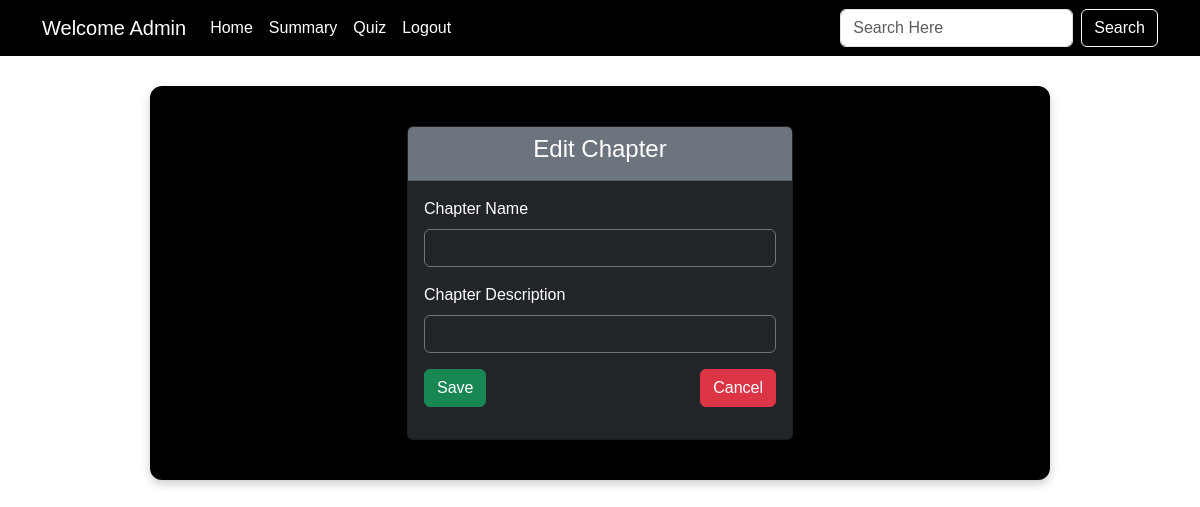
Before: /edit_chapter/2/KD with the older database file.
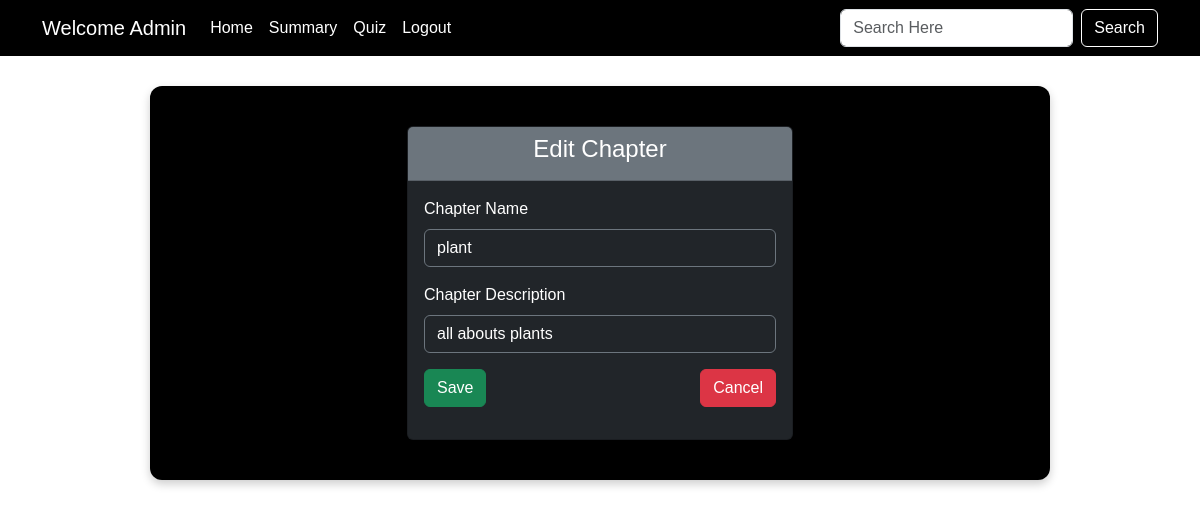
After: the same page with the newer database file.
### backend/models.py (models this page shows)
class Chapter(db.Model):
    __tablename__ = "chapters"
    id = db.Column(db.Integer, primary_key=True)
    subject_id = db.Column(db.Integer, db.ForeignKey("subjects.id"), nullable=False)  # Fixed FK
    chapter_name = db.Column(db.String(80), nullable=False)
    chapt_desc = db.Column(db.String(200))
    quizzes = db.relationship("Quiz", backref="chapters", lazy=True, cascade="all,delete")

### backend/controllers.py (the view)
@app.route('/edit_chapter/<id>/<name>', methods=['GET', 'POST'])
def edit_chapter(id, name):
    chapter = Chapter.query.get(id)
    if request.method == 'POST':
        chapter.chapter_name = request.form.get('chapter_name')
        chapter.chapt_desc = request.form.get('chapter_description')
        db.session.commit()
        return redirect(url_for('admin_dashboard', name=name))
    return render_template('edit_chapter.html', name=name, chapter=chapter)

### templates/edit_chapter.html (shortened to what this page needs)
{% extends "admin_layout.html" %}
{% block content %}
  <div class="container">
    <div class="row justify-content-center">
      <div class="col-md-6">
        <div class="card bg-dark text-white">
          <div class="card-header text-center bg-secondary">
            <h4>Edit Chapter</h4>
          </div>
          <div class="card-body">
            <form action="/edit_chapter/{{chapter.id}}/{{name}}" method="POST">
              <div class="mb-3">
                <label for="chapter_name" class="form-label">Chapter Name</label>
                <input type="text" class="form-control bg-dark text-white border-secondary placeholder-light"
                       name="chapter_name" id="chapter_name" value="{{chapter.chapter_name}}" required>
              </div>
              <div class="mb-3">
                <label for="chapter_description" class="form-label">Chapter Description</label>
                <input type="text" class="form-control bg-dark text-white border-secondary placeholder-light"
                       name="chapter_description" id="chapter_description" value="{{chapter.chapt_desc}}" required>
              </div>
              <div class="mb-3 d-flex justify-content-between">
                <button type="submit" class="btn btn-success">Save</button>
                <a href="/admin_dashboard/{{name}}" class="btn btn-danger">Cancel</a>
              </div>
            </form>
          </div>
        </div>
      </div>
    </div>
  </div>
{% endblock %}

Changed rows visible on the page:
added Chapter: chapter_name "plant", chapter_description "all abouts plants"
